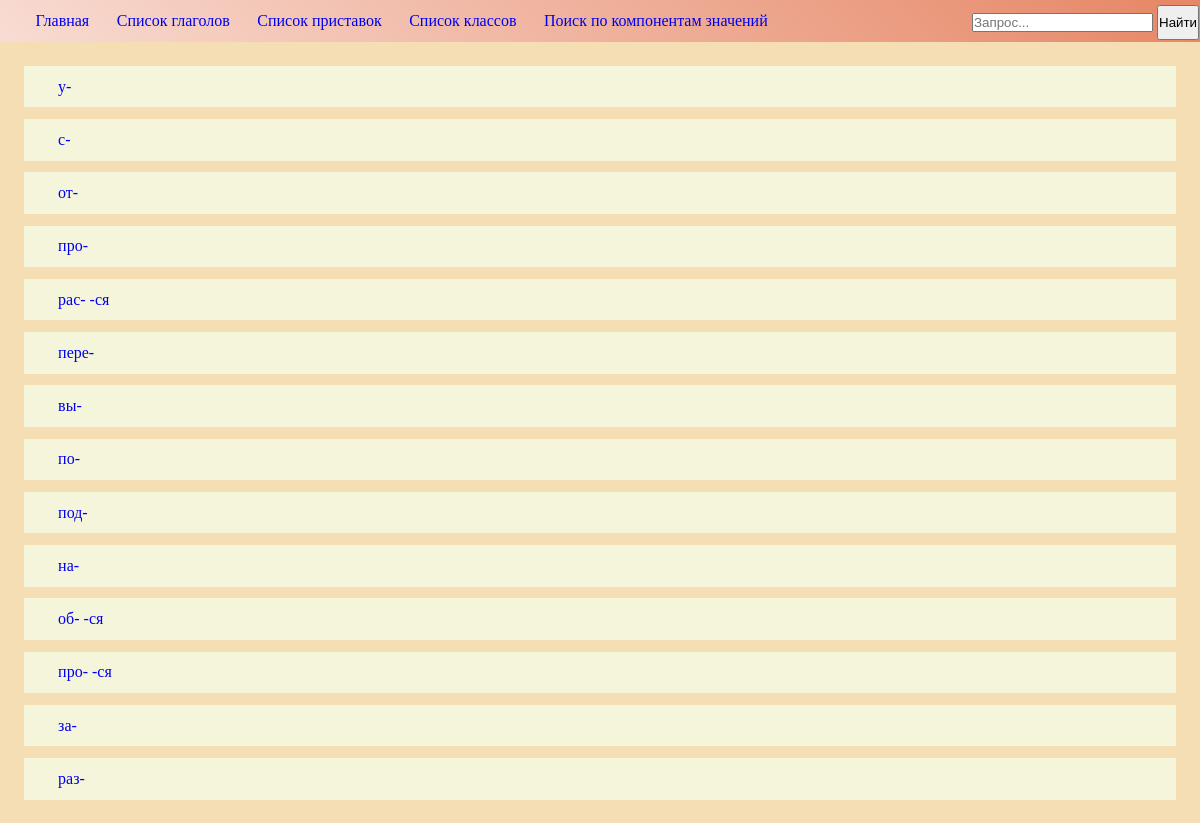
Before: /prefs/ with the older database file.
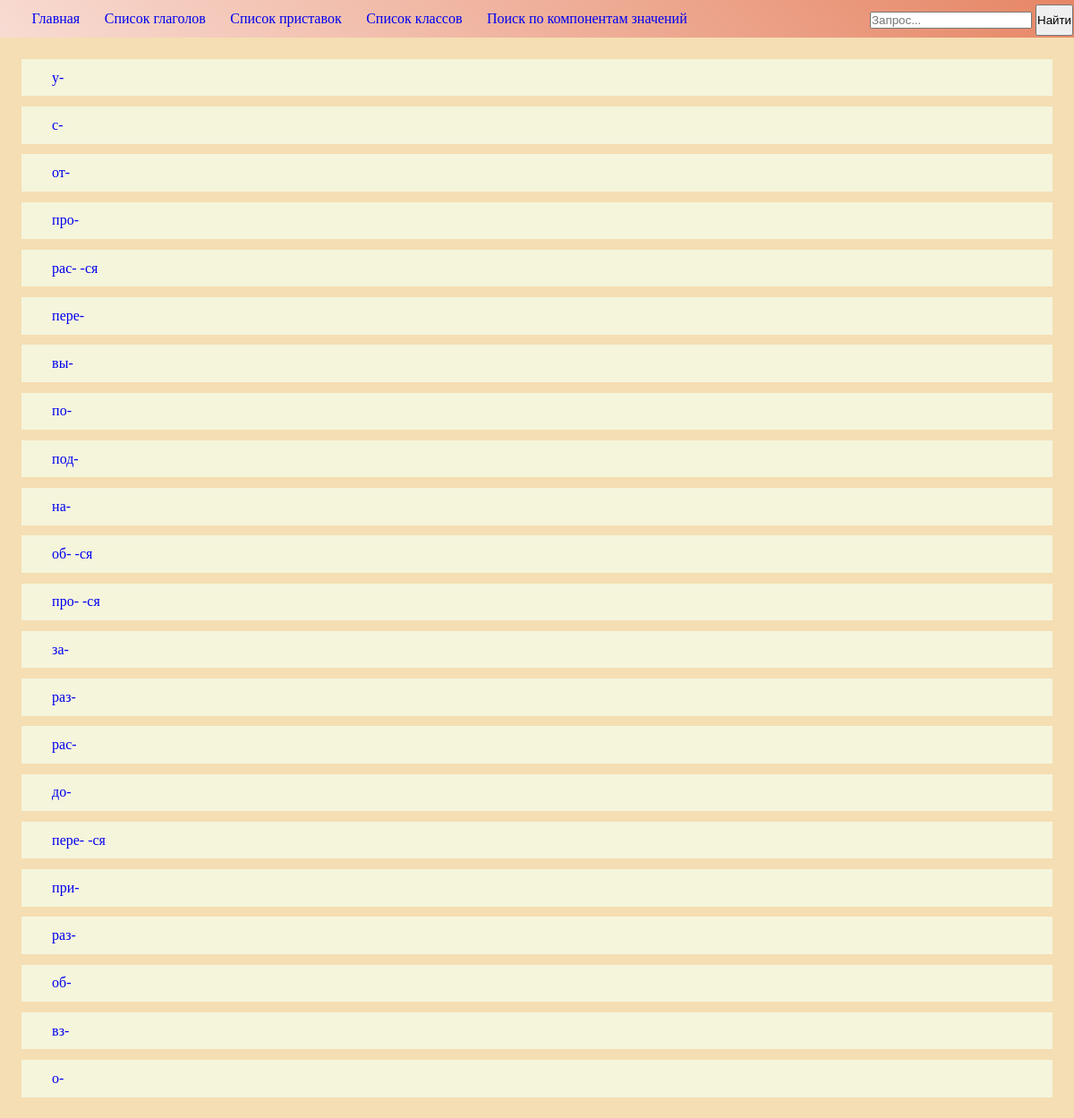
After: the same page with the newer database file.
### prefs/models.py (models this page shows, shortened)
class Pref(models.Model):
    pref = models.CharField(max_length=10)

### prefs/views.py (the view)
# urls.py: url(r'^', include('index.urls')),
def index(request):
    context = {}
    context['prefs'] = Pref.objects.all()
    return render(request, 'prefs/index.html', context)

### templates/prefs/index.html (shortened to what this page needs)
{% extends "base.html" %}
{% block content %}
    {% if prefs %}
        {% for pref in prefs %}
            <p class="line">
                <a href="{% url 'prefs:wordlist' pref.id %}" class="element_links">{{ pref.pref }}</a>
            </p>
        {% endfor %}
    {% endif %}
{% endblock %}

Changed rows visible on the page:
added Pref: pref "рас-"
added Pref: pref "до-"
added Pref: pref "пере- -ся"
added Pref: pref "при-"
added Pref: pref "раз-"
added Pref: pref "об-"
added Pref: pref "вз-"
added Pref: pref "о-"
